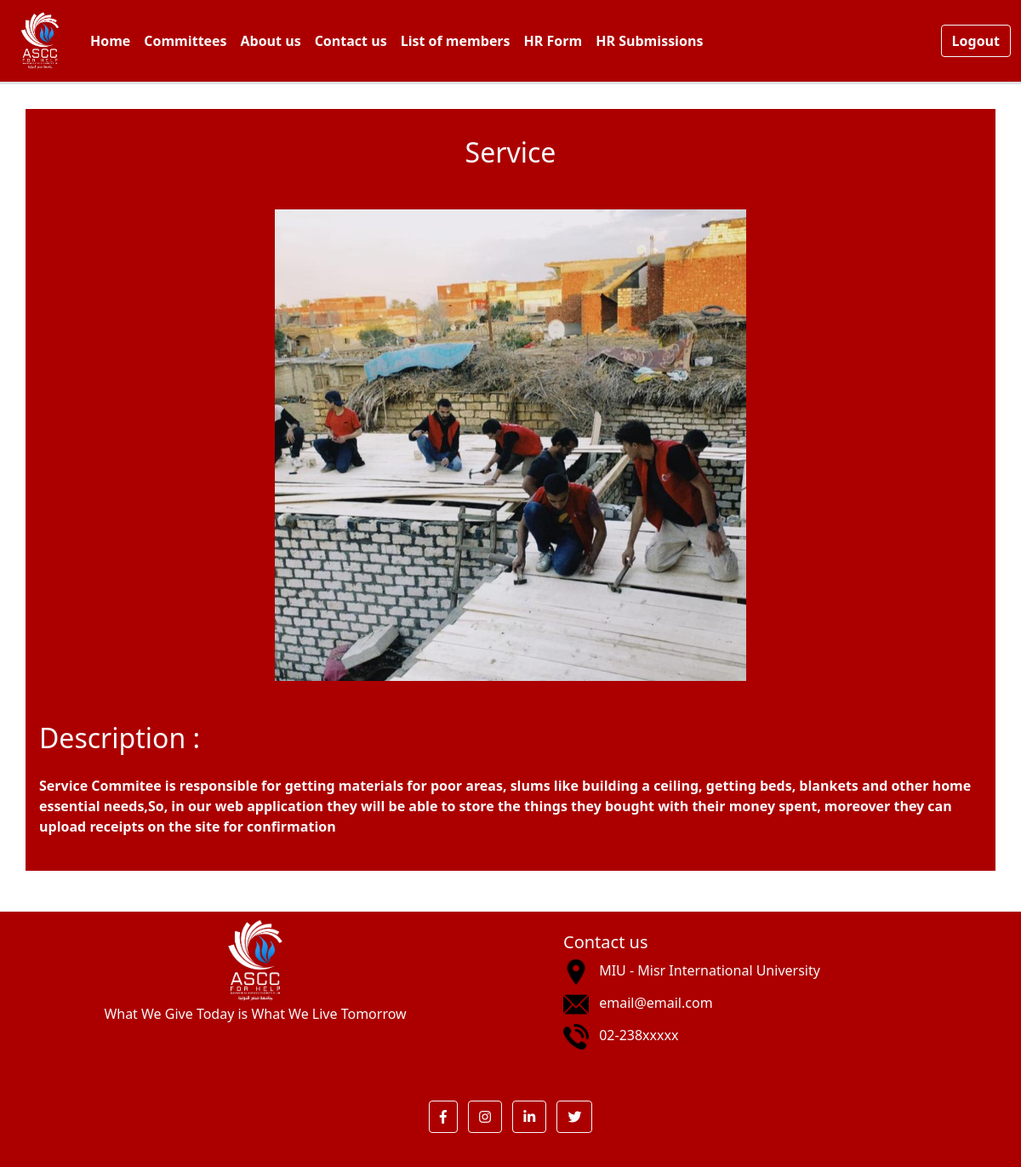
Screenshot of /show_committee/1 (signed in) with the database file from the repository.
### Asec/models.py (models this page shows, shortened)
class Committee(models.Model):
    name = models.CharField(max_length=30)
    description = models.CharField(max_length=255)
    photo = models.CharField(max_length=30)
    headId = models.ForeignKey("User", on_delete=models.CASCADE)

### Asec/views.py (the view)
# urls.py: path("show_committee/<int:committeeId>", views.show_committee, name="show_committee"),
def show_committee(request, committeeId):
    committee = Committee.objects.get(id=committeeId)
    return render(request, "Committee/show_committee.html",{
        "name":committee.name,
        "description": committee.description,
        "photo": committee.photo
    })

### Asec/Templates/Committee/show_committee.html
{% extends "General/layout.html" %}
{% load static %}
{% block content %}
    <div class="container-lg my-5 p-3 text-light" style="background-color: rgb(172, 0, 0);">
        <h2 class="text-center m-3">{{ name }}</h2>
        <div class="text-center my-5">
            <img class="w-50" src="{% static photo%}" alt="TimeToDonate">
        </div>
        <h2>Description :</h2>
        <div class="fw-bold my-4">
            {{ description }}
        </div>
    </div>
{% endblock %}

### Asec/static/styles/general.css (style rules this page uses)
body { margin: 0; padding-top: 80px; background-color: rgb(250, 250, 250); }

### rows the page displays
Committee: name "Service", photo (picture), description "Service Commitee is responsible for getting materials for poor areas, slums like building a ceiling, getting beds, blankets and other home essential needs,So, in our web application they will be able to store the things they bought with their money spent, moreover they can upload receipts on the site for confirmation"
